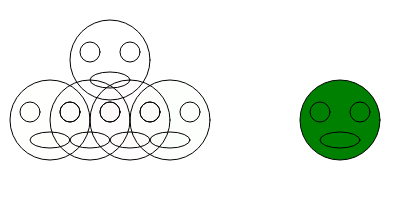
Frame 1 (no input)
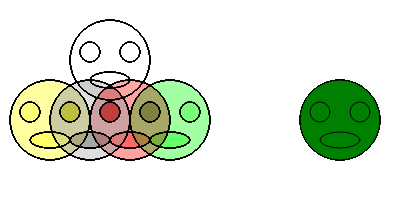
Frame 60 (no input)
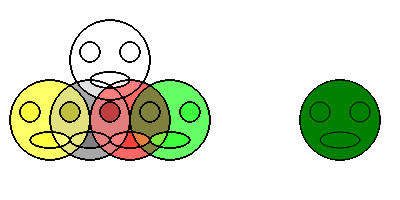
Frame 120 (the mouse pressed at the canvas centre since frame 60)

The p5.js sketch that drew these frames (run headless with seeded random() and noise() and a simulated clock; from frame 60 on, the mouse is pressed at the canvas centre):

// p5.js sketch
// ── sketch.js
function setup() {
  createCanvas(400, 200);
  create_ui();
}
let alpha = 2;
function draw() {
  // background(220);
  // frameRate(1);
  draw_head(10+60, 20, [255,255,255,alpha]);
  draw_head(10, 80, [255,255,0,alpha]);
  draw_head(60-10, 80, [128,128,128,alpha]);
  draw_head(110-20, 80, [255,0,0,alpha]);
  draw_head(160-30, 80, [0,255,0,alpha]);
  draw_head(300, 80, 'green');
  update_ui()
}

function draw_head(xpos, ypos, acolor) {
  translate(xpos,ypos)
  fill(acolor)
  // ellipse(x, y, w, [h])
  ellipse(20*2, 20*2, 40*2);     // Face
  ellipse(10*2, 16*2, 10*2);     // Left Eye
  ellipse(30*2, 16*2, 10*2);     // Right Eye
  ellipse(20*2, 30*2, 20*2, 8*2);  // Mouth
  translate(-xpos,-ypos)
}

function create_ui() {
  createSpan().id('mox');
  createSpan().id('moy');
  createSpan().id('cco');
}

function update_ui() {
  select('#mox').html('[mouseX='+mouseX+'] ')
  select('#moy').html('[mouseY='+mouseY+'] ')
  select('#cco').html('[RGBA='+get(mouseX,mouseY)+']')
}
